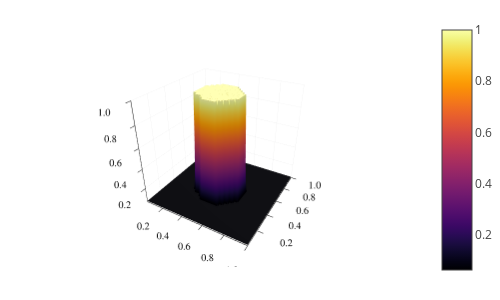

The cell this chart's notebook holds for it:
### Code cell
plotly()
plot(I,I,u,seriestype=:surface,xlim=(1/M,1),ylim=(1/M,1),zlim=(2/M-1/100,1),size=(500,300))

### Figure 1 — Plotly figure (JSON) as saved in the notebook; plotly's stock layout.template omitted (floating-point values rounded to 4 significant figures; data arrays with more than 128 entries replaced by an {"elided": "..."} marker saying what was removed)
{"data": [{"colorbar": {"title": ""}, "colorscale": {"elided": "256x2 mixed values"}, "hoverinfo": "none", "name": "y1", "opacity": null, "scene": "scene", "showlegend": false, "showscale": true, "type": "surface", "x": [0.03125, 0.0625, 0.09375, 0.125, 0.1562, 0.1875, 0.2188, 0.25, 0.2812, 0.3125, 0.3438, 0.375, 0.4062, 0.4375, 0.4688, 0.5, 0.5312, 0.5625, 0.5938, 0.625, 0.6562, 0.6875, 0.7188, 0.75, 0.7812, 0.8125, 0.8438, 0.875, 0.9062, 0.9375, 0.9688, 1], "xaxis": "x", "y": [0.03125, 0.0625, 0.09375, 0.125, 0.1562, 0.1875, 0.2188, 0.25, 0.2812, 0.3125, 0.3438, 0.375, 0.4062, 0.4375, 0.4688, 0.5, 0.5312, 0.5625, 0.5938, 0.625, 0.6562, 0.6875, 0.7188, 0.75, 0.7812, 0.8125, 0.8438, 0.875, 0.9062, 0.9375, 0.9688, 1], "yaxis": "y", "z": {"elided": "32x32 float values"}, "zaxis": "z", "zmax": 1, "zmin": 0.0625}], "layout": {"annotations": [], "height": 300, "legend": {"bgcolor": "rgba(255, 255, 255, 1.000)", "bordercolor": "rgba(0, 0, 0, 1.000)", "borderwidth": 1, "font": {"color": "rgba(0, 0, 0, 1.000)", "family": "sans-serif", "size": 11}, "title": {"font": {"color": "rgba(0, 0, 0, 1.000)", "family": "sans-serif", "size": 15}, "text": ""}, "tracegroupgap": 0, "traceorder": "normal", "x": 1, "xanchor": "auto", "y": 1, "yanchor": "auto"}, "margin": {"b": 20, "l": 0, "r": 0, "t": 20}, "paper_bgcolor": "rgba(255, 255, 255, 1.000)", "plot_bgcolor": "rgba(255, 255, 255, 1.000)", "scene": {"camera": {"eye": {"x": 1.126, "y": -1.95, "z": 1.3}}, "domain": {"x": [0.06121, 0.9921], "y": [0.05016, 0.9869]}, "xaxis": {"gridcolor": "rgba(0, 0, 0, 0.100)", "gridwidth": 0.5, "linecolor": "rgba(0, 0, 0, 1.000)", "mirror": false, "range": [0.03125, 1], "showgrid": true, "showline": true, "showticklabels": true, "tickangle": 0, "tickcolor": "rgb(0, 0, 0)", "tickfont": {"color": "rgba(0, 0, 0, 1.000)", "family": "sans-serif", "size": 11}, "tickmode": "array", "ticks": "inside", "ticktext": ["0.2", "0.4", "0.6", "0.8", "1.0"], "tickvals": [0.2, 0.4, 0.6, 0.8, 1], "title": "", "titlefont": {"color": "rgba(0, 0, 0, 1.000)", "family": "sans-serif", "size": 15}, "type": "-", "visible": true, "zeroline": false, "zerolinecolor": "rgba(0, 0, 0, 1.000)"}, "yaxis": {"gridcolor": "rgba(0, 0, 0, 0.100)", "gridwidth": 0.5, "linecolor": "rgba(0, 0, 0, 1.000)", "mirror": false, "range": [0.03125, 1], "showgrid": true, "showline": true, "showticklabels": true, "tickangle": 0, "tickcolor": "rgb(0, 0, 0)", "tickfont": {"color": "rgba(0, 0, 0, 1.000)", "family": "sans-serif", "size": 11}, "tickmode": "array", "ticks": "inside", "ticktext": ["0.2", "0.4", "0.6", "0.8", "1.0"], "tickvals": [0.2, 0.4, 0.6, 0.8, 1], "title": "", "titlefont": {"color": "rgba(0, 0, 0, 1.000)", "family": "sans-serif", "size": 15}, "type": "-", "visible": true, "zeroline": false, "zerolinecolor": "rgba(0, 0, 0, 1.000)"}, "zaxis": {"gridcolor": "rgba(0, 0, 0, 0.100)", "gridwidth": 0.5, "linecolor": "rgba(0, 0, 0, 1.000)", "mirror": false, "range": [0.0525, 1], "showgrid": true, "showline": true, "showticklabels": true, "tickangle": 0, "tickcolor": "rgb(0, 0, 0)", "tickfont": {"color": "rgba(0, 0, 0, 1.000)", "family": "sans-serif", "size": 11}, "tickmode": "array", "ticks": "inside", "ticktext": ["0.2", "0.4", "0.6", "0.8", "1.0"], "tickvals": [0.2, 0.4, 0.6, 0.8, 1], "title": "", "titlefont": {"color": "rgba(0, 0, 0, 1.000)", "family": "sans-serif", "size": 15}, "type": "-", "visible": true, "zeroline": false, "zerolinecolor": "rgba(0, 0, 0, 1.000)"}}, "showlegend": true, "width": 500}}
